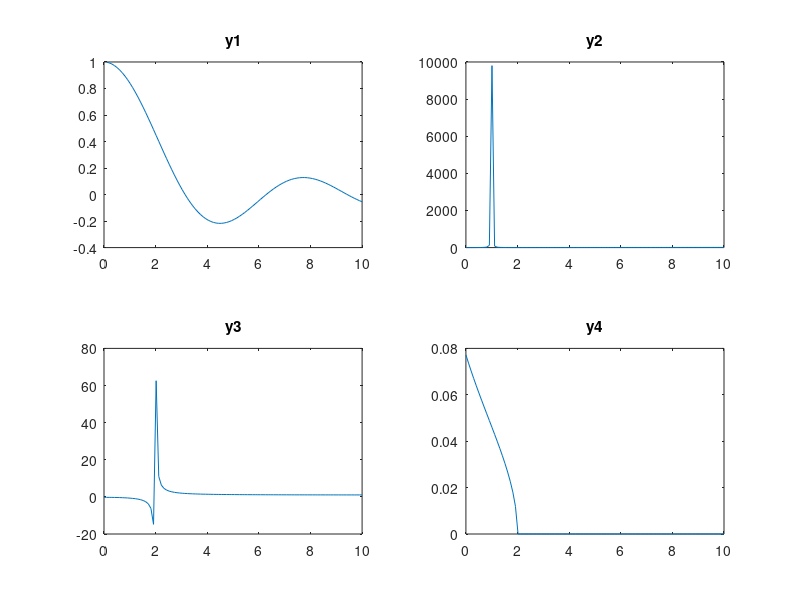

The MATLAB source for this figure:
fs=100;
x=linspace(0,10,fs);
t=linspace(0,10,fs);

y1=sin(x)./x;
subplot(2,2,1);
plot(t,y1);
title("y1");
xlim([0 10]);


y2 = (1./(x-1).^2)+x;
subplot(2,2,2);
plot(t,y2);
title('y2');
xlim([0 10]);

y3 = (x.^2+1)./(x.^2-4);
subplot(2,2,3);
plot(t,y3);
title('y3');
xlim([0 10]);

y4 = ((10-x).^(1/3)-2)./sqrt(4-x.^2);
subplot(2,2,4);
plot(t,y4);
title('y4');
xlim([0 10]);

